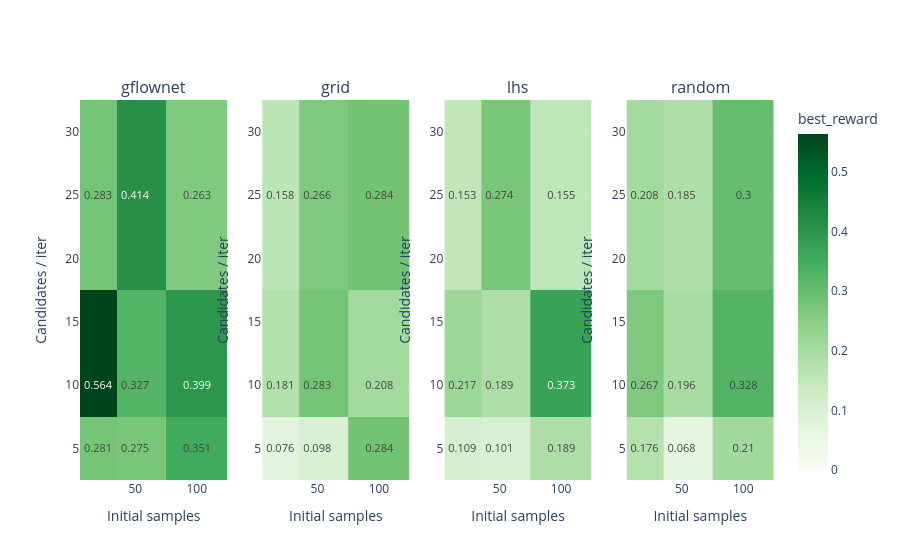

This figure's notebook cell:
### Code cell
plot_budget_tradeoff(metrics, metric="best_reward")

### Figure 1 — Plotly figure (JSON) as saved in the notebook; plotly's stock layout.template omitted (floating-point values rounded to 4 significant figures)
{"data": [{"colorscale": [[0, "rgb(247,252,245)"], [0.125, "rgb(229,245,224)"], [0.25, "rgb(199,233,192)"], [0.375, "rgb(161,217,155)"], [0.5, "rgb(116,196,118)"], [0.625, "rgb(65,171,93)"], [0.75, "rgb(35,139,69)"], [0.875, "rgb(0,109,44)"], [1, "rgb(0,68,27)"]], "showscale": false, "text": [[0.281, 0.275, 0.351], [0.564, 0.327, 0.399], [0.283, 0.414, 0.263]], "texttemplate": "%{text}", "type": "heatmap", "x": [20, 50, 100], "xaxis": "x", "y": [5, 10, 25], "yaxis": "y", "z": [[0.2806, 0.2753, 0.3507], [0.5639, 0.3272, 0.3988], [0.2831, 0.4145, 0.2626]], "zmax": 0.5639, "zmin": 0}, {"colorscale": [[0, "rgb(247,252,245)"], [0.125, "rgb(229,245,224)"], [0.25, "rgb(199,233,192)"], [0.375, "rgb(161,217,155)"], [0.5, "rgb(116,196,118)"], [0.625, "rgb(65,171,93)"], [0.75, "rgb(35,139,69)"], [0.875, "rgb(0,109,44)"], [1, "rgb(0,68,27)"]], "showscale": false, "text": [[0.076, 0.098, 0.284], [0.181, 0.283, 0.208], [0.158, 0.266, 0.284]], "texttemplate": "%{text}", "type": "heatmap", "x": [20, 50, 100], "xaxis": "x2", "y": [5, 10, 25], "yaxis": "y2", "z": [[0.0757, 0.09825, 0.2838], [0.1814, 0.283, 0.2081], [0.1578, 0.2656, 0.2838]], "zmax": 0.5639, "zmin": 0}, {"colorscale": [[0, "rgb(247,252,245)"], [0.125, "rgb(229,245,224)"], [0.25, "rgb(199,233,192)"], [0.375, "rgb(161,217,155)"], [0.5, "rgb(116,196,118)"], [0.625, "rgb(65,171,93)"], [0.75, "rgb(35,139,69)"], [0.875, "rgb(0,109,44)"], [1, "rgb(0,68,27)"]], "showscale": false, "text": [[0.109, 0.101, 0.189], [0.217, 0.189, 0.373], [0.153, 0.274, 0.155]], "texttemplate": "%{text}", "type": "heatmap", "x": [20, 50, 100], "xaxis": "x3", "y": [5, 10, 25], "yaxis": "y3", "z": [[0.1088, 0.1006, 0.1891], [0.2174, 0.1891, 0.3726], [0.1535, 0.274, 0.1553]], "zmax": 0.5639, "zmin": 0}, {"colorbar": {"title": {"text": "best_reward"}}, "colorscale": [[0, "rgb(247,252,245)"], [0.125, "rgb(229,245,224)"], [0.25, "rgb(199,233,192)"], [0.375, "rgb(161,217,155)"], [0.5, "rgb(116,196,118)"], [0.625, "rgb(65,171,93)"], [0.75, "rgb(35,139,69)"], [0.875, "rgb(0,109,44)"], [1, "rgb(0,68,27)"]], "showscale": true, "text": [[0.176, 0.068, 0.21], [0.267, 0.196, 0.328], [0.208, 0.185, 0.3]], "texttemplate": "%{text}", "type": "heatmap", "x": [20, 50, 100], "xaxis": "x4", "y": [5, 10, 25], "yaxis": "y4", "z": [[0.176, 0.06837, 0.2097], [0.2669, 0.1963, 0.328], [0.208, 0.185, 0.3004]], "zmax": 0.5639, "zmin": 0}], "layout": {"annotations": [{"font": {"size": 16}, "showarrow": false, "text": "gflownet", "x": 0.1062, "xanchor": "center", "xref": "paper", "y": 1, "yanchor": "bottom", "yref": "paper"}, {"font": {"size": 16}, "showarrow": false, "text": "grid", "x": 0.3688, "xanchor": "center", "xref": "paper", "y": 1, "yanchor": "bottom", "yref": "paper"}, {"font": {"size": 16}, "showarrow": false, "text": "lhs", "x": 0.6313, "xanchor": "center", "xref": "paper", "y": 1, "yanchor": "bottom", "yref": "paper"}, {"font": {"size": 16}, "showarrow": false, "text": "random", "x": 0.8938, "xanchor": "center", "xref": "paper", "y": 1, "yanchor": "bottom", "yref": "paper"}], "xaxis": {"anchor": "y", "domain": [0, 0.2125], "title": {"text": "Initial samples"}}, "xaxis2": {"anchor": "y2", "domain": [0.2625, 0.475], "title": {"text": "Initial samples"}}, "xaxis3": {"anchor": "y3", "domain": [0.525, 0.7375], "title": {"text": "Initial samples"}}, "xaxis4": {"anchor": "y4", "domain": [0.7875, 1], "title": {"text": "Initial samples"}}, "yaxis": {"anchor": "x", "domain": [0, 1], "title": {"text": "Candidates / iter"}}, "yaxis2": {"anchor": "x2", "domain": [0, 1], "title": {"text": "Candidates / iter"}}, "yaxis3": {"anchor": "x3", "domain": [0, 1], "title": {"text": "Candidates / iter"}}, "yaxis4": {"anchor": "x4", "domain": [0, 1], "title": {"text": "Candidates / iter"}}}}
